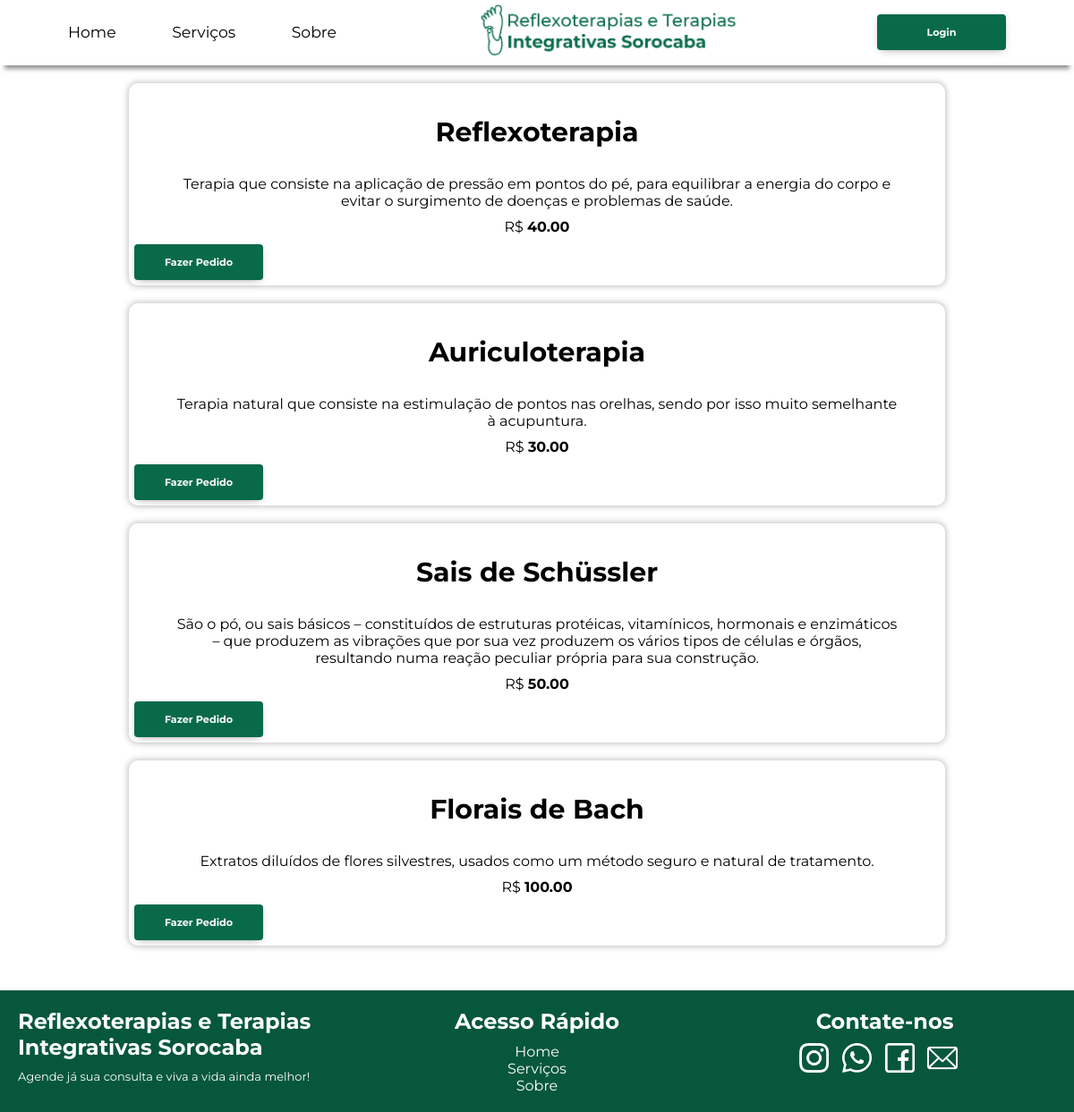
Page /servicos.php on the committed database.
### tables this page shows
CREATE TABLE `servicos` (
  `id_servico` int(11) NOT NULL,
  `nomeServico` varchar(255) NOT NULL,
  `descricao` text NOT NULL,
  `valor` decimal(7,2) NOT NULL
);

### servicos.php (the view, shortened to what this page needs)
<?php
include_once('script/conexao.php');
?>
<!DOCTYPE html>
<html lang="pt-br">
<head>
    <link rel="stylesheet" href="style/style.css">
</head>
<body>
<nav>
        <ul class="menu">
           <li><a href='index.php'>Home</a></li>
           <li><a href="servicos.php">Serviços</a></li>
           <li><a href='sobre.php'>Sobre</a></li>
        </ul>
        <div id="divLogo"><img src="img/logogus.png" alt="" id="logo"></div>
        <?php
        if(empty($_SESSION['user'])){
            echo "<button class='login'><a href='login.php'>Login</a></button>";
        }else{
           echo "<button class='login-on'><a href='pedidos.php'>Pedidos</a></button>";
        };
         ?>
   </nav>
   <?php
$query = "SELECT * FROM servicos";
$validandoQuery = mysqli_query($conexao, $query);
while($row = mysqli_fetch_array($validandoQuery)){
   echo "<div class='card'>
            <h1>".$row['nomeServico']."</h1>
            <p>".$row['descricao']."</p>
            <p>R$ <b>".$row['valor']."</b></p>
            <a href='novoPedido.php'><button class='login'>Fazer Pedido</button></a>
         </div>";
      }
   ?>
   <footer>
         <div class="pt1">
            <h2>Reflexoterapias e Terapias Integrativas Sorocaba</h3>
            <p>Agende já sua consulta e viva a vida ainda melhor!</p>
         </div>
         <div class="pt2">
            <h2>Acesso Rápido</h2>
            <ul>
               <a href="index.php"><li>Home</li></a>
               <a href="servicos.php"><li>Serviços</li></a>
               <a href="sobre.php"><li>Sobre</li></a>
            </ul>
         </div>
         <div class="pt3">
            <h2>Contate-nos</h2>
            <div class="icons">
               <a href="https://www.instagram.com/terapiasintegrativasorocaba/"><img src="img/instagram.png" alt="" class="icon-link"></a>
               <a href="https://api.whatsapp.com/send?phone=5515996898161"><img src="img/whatsapp.png" alt="" class="icon-link"></a>
               <a href="https://www.facebook.com/Reflexoterapia-e-Terapias-Integrativas-Sorocaba-626355597815833"><img src="img/facebook.png" alt="" class="icon-link"></a>
               <a href="mailto:mcftintegrativas@gmail.com"><img src="img/mail.png" alt="" class="icon-link"></a>
            </div>
         </div>
   </footer>
</body>
</html>

### style/style.css (style rules this page uses)
* { margin: 0; padding: 0; }
body { font-family: 'montserrat', sans-serif; }
nav { display: flex; justify-content: space-around; align-items: center; -webkit-box-shadow: 0px 9px 5px -5px rgba(0,0,0,0.43); -moz-box-shadow: 0px 9px 5px -5px rgba(0,0,0,0.43); box-shadow: 0px 9px 5px -5px rgba(0,0,0,0.43); height: auto 100px ; }
a { text-decoration: none; }
.menu { display: flex; width: 25vw; justify-content: space-between; }
.menu li, .menu { font-size: clamp(0.6em, 0.6em + 0.6vw, 2em); font-family: 'montserrat', sans-serif; text-decoration: none; }
.menu li { display: inline; border-bottom: 2px solid #096a4a00; }
.menu li a { text-decoration: none; color:#000; }
#divLogo { width: 30%; min-width: 200px; max-width: 300px; }
#logo { width: 100%; }
.login, .btn-pedido { padding: 0.5em; width: 12vw; height: 40px; text-align: center; font-size: clamp(0.2em, 0.4em + 0.4vw, 2em); font-family: montserrat; font-weight: bold; border: 2px solid rgba(133, 7, 7, 0); border-radius: 4px; background-color: #096a49; color: #fff; -webkit-box-shadow: 0px 3px 9px -5px rgba(0,0,0,0.43); -moz-box-shadow: 0px 3px 9px -5px rgba(0,0,0,0.43); box-shadow: 0px 3px 9px -4px rgba(0,0,0,0.43); }
.login a, .btn-pedido a { color: #fff; text-decoration: none; }
h1 { font-size: 30px; margin-top: 30px; margin-bottom: 30px; text-align: center; }
p { text-align: center; margin: 10px 5%; }
footer { display: flex; background-color: #06573c; margin-top: 50px; height: 340px auto; padding: 20px; }
.pt1 { width: 33%; color: #fff; margin-right: 0.5%; }
.pt1 h2 { font-size: 24px; }
.pt1 p { text-align: left; margin: 0; margin-top: 10px; font-size: 13px; }
.pt2 { width: 33%; text-align: center; color: white; margin-right: 0.5%; }
.pt2 ul { list-style: none; text-align: center; margin-top: 10px; }
.pt2 a { color: #fff; text-decoration: none; }
.pt3 { width: 33%; color: #fff; }
.pt3 h2 { text-align: center; }
.icons { width: 50%; display: flex; margin: auto; margin-top: 10px; }
.icon-link { width: 70%; }
.card { width: 75%; margin: auto; margin-top: 20px; height: 40px auto; background-color: rgba(240, 248, 255, 0); border-radius: 10px; -webkit-box-shadow: 0px 0px 11px 1px rgba(0,0,0,0.46); box-shadow: 0px 0px 7px 1px rgba(0,0,0,0.25); border: 1px solid rgba(255, 255, 255, 0); padding: 5px; }

### rows in the picture
servicos: nomeServico "Reflexoterapia", descricao "Terapia que consiste na aplicação de pressão em pontos do pé, para equilibrar a energia do corpo e evitar o surgimento de doenças e problemas de saúde.", valor "40.00"
servicos: nomeServico "Auriculoterapia", descricao "Terapia natural que consiste na estimulação de pontos nas orelhas, sendo por isso muito semelhante à acupuntura.", valor "30.00"
servicos: nomeServico "Sais de Schüssler", descricao "São o pó, ou sais básicos – constituídos de estruturas protéicas, vitamínicos, hormonais e enzimáticos – que produzem as vibrações que por sua vez produzem os vários tipos de células e órgãos, resultando numa reação peculiar própria para sua construção.", valor "50.00"
servicos: nomeServico "Florais de Bach", descricao "Extratos diluídos de flores silvestres, usados como um método seguro e natural de tratamento.", valor "100.00"
